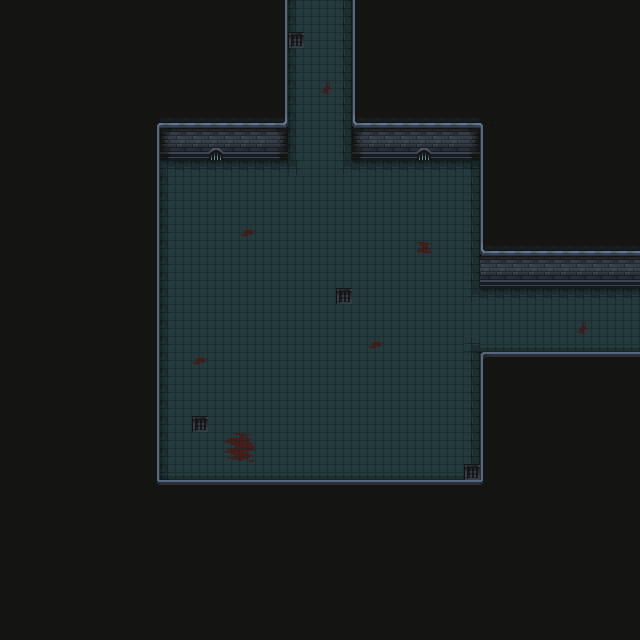

A level layout from a 2D game, rendered from its tile map. Below: a short description, then the map file with tile-grid data replaced by summaries:
An orthogonal 40x40 tile map with 16x16 px tiles, 3 tile layers (Sol, Murs, Objets 1) and 14 objects (10x Collisions, 4x spawn_mob).

<map version="1.10" tiledversion="1.10.2" orientation="orthogonal" renderorder="right-down" width="40" height="40" tilewidth="16" tileheight="16" infinite="0" nextlayerid="5" nextobjectid="24">
 <tileset firstgid="1" source="Nv 1.tsx" />
 <layer id="1" name="Sol" width="40" height="40">
  <data>[1600 cells, 480 non-empty, 17 distinct tile ids]</data>
 </layer>
 <layer id="2" name="Murs" width="40" height="40">
  <data>[1600 cells, 1120 non-empty, 22 distinct tile ids]</data>
 </layer>
 <layer id="3" name="Objets 1" width="40" height="40">
  <data>[1600 cells, 0 non-empty, 0 distinct tile ids]</data>
 </layer>
 <objectgroup id="4" name="objets">
  <object id="3" name="collisions" type="Collisions" x="272" y="0" width="16" height="144" />
  <object id="4" name="collisions" type="Collisions" x="352" y="0" width="16" height="144" />
  <object id="5" name="collisions" type="Collisions" x="160" y="144" width="128" height="16" />
  <object id="7" name="collisions" type="Collisions" x="144" y="144" width="16" height="352" />
  <object id="8" name="collisions" type="Collisions" x="160" y="480" width="336" height="16" />
  <object id="9" name="collisions" type="Collisions" x="480" y="352" width="16" height="128" />
  <object id="10" name="collisions" type="Collisions" x="496" y="352" width="144" height="16" />
  <object id="11" name="collisions" type="Collisions" x="480" y="272" width="160" height="16" />
  <object id="14" name="collisions" type="Collisions" x="480" y="144" width="16" height="128" />
  <object id="15" name="collisions" type="Collisions" x="352" y="144" width="128" height="16" />
  <object id="20" name="mort" type="spawn_mob" x="208" y="208">
   <point />
  </object>
  <object id="21" name="demon" type="spawn_mob" x="432" y="208">
   <point />
  </object>
  <object id="22" name="orc" type="spawn_mob" x="224" y="416">
   <point />
  </object>
  <object id="23" name="mort" type="spawn_mob" x="400" y="432">
   <point />
  </object>
 </objectgroup>
</map>
